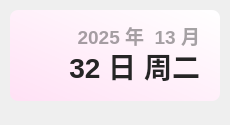
<?xml version="1.0" encoding="UTF-8"?>
<ui version="4.0">
 <class>Theme</class>
 <widget class="QWidget" name="Form">
  <property name="geometry">
   <rect>
    <x>0</x>
    <y>0</y>
    <width>230</width>
    <height>125</height>
   </rect>
  </property>
  <property name="minimumSize">
   <size>
    <width>0</width>
    <height>0</height>
   </size>
  </property>
  <property name="maximumSize">
   <size>
    <width>16777215</width>
    <height>65536</height>
   </size>
  </property>
  <property name="windowTitle">
   <string>时间</string>
  </property>
  <widget class="QLabel" name="date_text">
   <property name="geometry">
    <rect>
     <x>20</x>
     <y>20</y>
     <width>180</width>
     <height>31</height>
    </rect>
   </property>
   <property name="font">
    <font>
     <family>Microsoft YaHei UI</family>
     <pointsize>14</pointsize>
     <weight>75</weight>
     <bold>true</bold>
    </font>
   </property>
   <property name="styleSheet">
    <string notr="true">color: rgba(0, 0, 0, 90);
font-weight: bold;</string>
   </property>
   <property name="text">
    <string>2025 年  13 月</string>
   </property>
   <property name="textFormat">
    <enum>Qt::PlainText</enum>
   </property>
   <property name="alignment">
    <set>Qt::AlignRight|Qt::AlignTrailing|Qt::AlignVCenter</set>
   </property>
  </widget>
  <widget class="QLabel" name="day_text">
   <property name="geometry">
    <rect>
     <x>30</x>
     <y>40</y>
     <width>170</width>
     <height>51</height>
    </rect>
   </property>
   <property name="font">
    <font>
     <family>Microsoft YaHei UI</family>
     <pointsize>21</pointsize>
     <weight>75</weight>
     <bold>true</bold>
    </font>
   </property>
   <property name="styleSheet">
    <string notr="true">border: none;
color: rgba(37, 37, 37, 255);
font-weight: bold</string>
   </property>
   <property name="text">
    <string>32 日 周二</string>
   </property>
   <property name="textFormat">
    <enum>Qt::PlainText</enum>
   </property>
   <property name="alignment">
    <set>Qt::AlignRight|Qt::AlignTrailing|Qt::AlignVCenter</set>
   </property>
  </widget>
  <widget class="QLabel" name="backgnd">
   <property name="geometry">
    <rect>
     <x>10</x>
     <y>10</y>
     <width>210</width>
     <height>91</height>
    </rect>
   </property>
   <property name="styleSheet">
    <string notr="true">background-color: qlineargradient(spread:pad, x1:0, y1:1, x2:1, y2:0, stop:0 rgba(255, 225, 245, 255), stop:1 rgba(255, 255, 255, 255));
border-radius: 8px</string>
   </property>
   <property name="text">
    <string/>
   </property>
  </widget>
  <widget class="QLabel" name="img">
   <property name="geometry">
    <rect>
     <x>10</x>
     <y>10</y>
     <width>91</width>
     <height>91</height>
    </rect>
   </property>
   <property name="styleSheet">
    <string notr="true"/>
   </property>
   <property name="pixmap">
    <pixmap>img/1.png</pixmap>
   </property>
   <property name="scaledContents">
    <bool>true</bool>
   </property>
  </widget>
  <zorder>backgnd</zorder>
  <zorder>img</zorder>
  <zorder>date_text</zorder>
  <zorder>day_text</zorder>
 </widget>
 <resources/>
 <connections/>
</ui>
